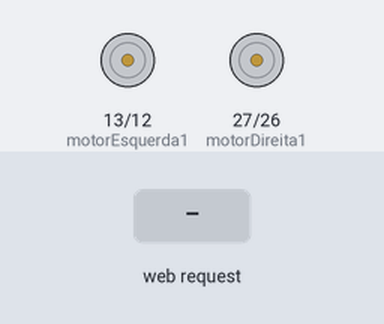
Bench run of a sketch on a simulated ESP32. Shown: motor-driver pin pairs drawn as motors (green arrow = first pin HIGH = forward, orange = second pin HIGH = backward, longer = more drive). The inputs (shaded band) are chosen by the test bench. WiFi joins after 1.5 s; servers stay silent unless stated; what the sketch prints to the serial monitor is not drawn.

Above: at 2.7 s.
2.8 s: HTTP request GET /frente received
At 3.2 s:
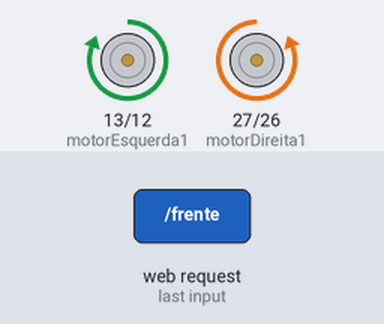
4.3 s: HTTP request GET /re received
At 5.5 s:
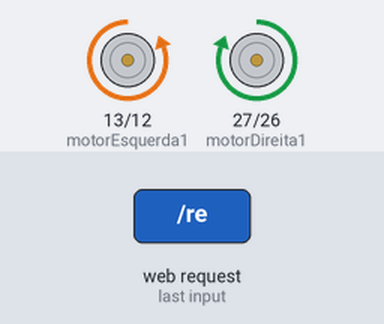
5.8 s: HTTP request GET /direita received
At 6.7 s:
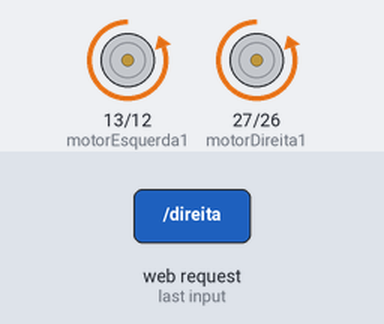
7.3 s: HTTP request GET /esquerda received
At 7.8 s:
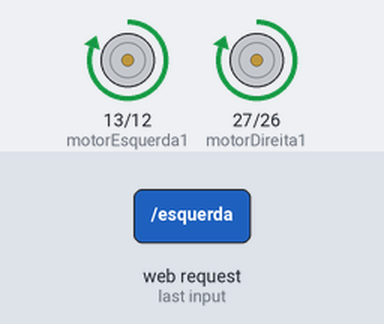
8.8 s: HTTP request GET /parar received
At 10.1 s:
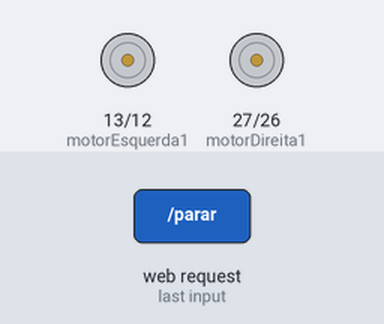
Timing chart, 0 to 11.3 s (numbered marks = the images above; inputs shaded):
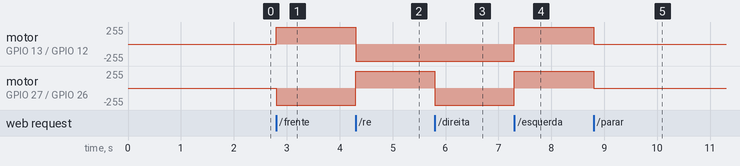

The sketch:

carrinhoControladoPorLocalhost.ino
```cpp
#include <WiFi.h>
#include <WebServer.h>

const char *ssid = "RCT";
const char *password = "98197313";

int motorEsquerda1 = 13;
int motorEsquerda2 = 12;
int motorDireita1 = 27;
int motorDireita2 = 26;

WebServer server(80);

void setup() {
  pinMode(motorEsquerda1, OUTPUT);
  pinMode(motorEsquerda2, OUTPUT);
  pinMode(motorDireita1, OUTPUT);
  pinMode(motorDireita2, OUTPUT);

  Serial.begin(115200);

  WiFi.begin(ssid, password);
  while (WiFi.status() != WL_CONNECTED) {
    delay(250);
    Serial.print(".");
  }
  Serial.println("");

  Serial.println("Conectado à rede WiFi");

  server.on("/", HTTP_GET, handleRoot);
  server.on("/frente", HTTP_GET, handleFrente);
  server.on("/re", HTTP_GET, handleRe);
  server.on("/direita", HTTP_GET, handleDireita);
  server.on("/esquerda", HTTP_GET, handleEsquerda);
  server.on("/parar", HTTP_GET, handleParar);

  server.begin();
  Serial.println("Servidor iniciado");
  Serial.print("Endereço IP: ");
  Serial.println(WiFi.localIP());
}

void loop() {
  server.handleClient();
}

void handleRoot() {
  server.send(600, "text/html", "Controle do carrinho Mario <br><br><br><br><a href='/frente'>ir frente</a><br><br><br><br><a href='/re'>ir re</a><br><br><br><br><a href='/direita'>ir direita</a><br><br><br><br><a href='/esquerda'>ir esqurda</a><br><br><br><br><a href='/parar'>parar</a>");
}

void handleFrente() {
  server.send(600, "text/html", "indo frente <br><br><br><br><a href='/frente'>ir frente</a><br><br><br><br><a href='/re'>ir re</a><br><br><br><br><a href='/direita'>ir direita</a><br><br><br><br><a href='/esquerda'>ir esqurda</a><br><br><br><br><a href='/parar'>parar</a>");

  digitalWrite(motorEsquerda1, HIGH);
  digitalWrite(motorEsquerda2, LOW);

  digitalWrite(motorDireita1, LOW);
  digitalWrite(motorDireita2, HIGH);
}

void handleRe() {
  server.send(600, "text/html", "indo ré <br><br><br><br><a href='/frente'>ir frente</a><br><br><br><br><a href='/re'>ir re</a><br><br><br><br><a href='/direita'>ir direita</a><br><br><br><br><a href='/esquerda'>ir esqurda</a><br><br><br><br><a href='/parar'>parar</a>");

  digitalWrite(motorEsquerda1, LOW);
  digitalWrite(motorEsquerda2, HIGH);

  digitalWrite(motorDireita1, HIGH);
  digitalWrite(motorDireita2, LOW);
}

void handleDireita() {
  server.send(600, "text/html", "indo direita <br><br><br><br><a href='/frente'>ir frente</a><br><br><br><br><a href='/re'>ir re</a><br><br><br><br><a href='/direita'>ir direita</a><br><br><br><br><a href='/esquerda'>ir esqurda</a><br><br><br><br><a href='/parar'>parar</a>");
  digitalWrite(motorEsquerda1, LOW);
  digitalWrite(motorEsquerda2, HIGH);

  digitalWrite(motorDireita1, LOW);
  digitalWrite(motorDireita2, HIGH);
}

void handleEsquerda() {
  server.send(600, "text/html", "indo esquerda <br><br><br><br><a href='/frente'>ir frente</a><br><br><br><br><a href='/re'>ir re</a><br><br><br><br><a href='/direita'>ir direita</a><br><br><br><br><a href='/esquerda'>ir esqurda</a><br><br><br><br><a href='/parar'>parar</a>");
  digitalWrite(motorEsquerda1, HIGH);
  digitalWrite(motorEsquerda2, LOW);

  digitalWrite(motorDireita1, HIGH);
  digitalWrite(motorDireita2, LOW);
}

void handleParar() {
  server.send(600, "text/html", "parando <br><br><br><br><a href='/frente'>ir frente</a><br><br><br><br><a href='/re'>ir re</a><br><br><br><br><a href='/direita'>ir direita</a><br><br><br><br><a href='/esquerda'>ir esqurda</a><br><br><br><br><a href='/parar'>parar</a>");
  digitalWrite(motorEsquerda1, LOW);
  digitalWrite(motorEsquerda2, LOW);

  digitalWrite(motorDireita1, LOW);
  digitalWrite(motorDireita2, LOW);
}
```

Measured:
- after the input at 2.8 s, motor on GPIO 13 (motorEsquerda1) / GPIO 12 (motorEsquerda2): stopped → forward 255/255 at once; motor on GPIO 27 (motorDireita1) / GPIO 26 (motorDireita2): stopped → backward 255/255 at once
- after the input at 4.3 s, motor on GPIO 13 (motorEsquerda1) / GPIO 12 (motorEsquerda2): forward 255/255 → backward 255/255 at once; motor on GPIO 27 (motorDireita1) / GPIO 26 (motorDireita2): backward 255/255 → forward 255/255 at once
- after the input at 5.8 s, motor on GPIO 27 (motorDireita1) / GPIO 26 (motorDireita2): forward 255/255 → backward 255/255 at once
- after the input at 7.3 s, motor on GPIO 13 (motorEsquerda1) / GPIO 12 (motorEsquerda2), motor on GPIO 27 (motorDireita1) / GPIO 26 (motorDireita2): backward 255/255 → forward 255/255 at once
- after the input at 8.8 s, motor on GPIO 13 (motorEsquerda1) / GPIO 12 (motorEsquerda2), motor on GPIO 27 (motorDireita1) / GPIO 26 (motorDireita2): forward 255/255 → stopped at once
